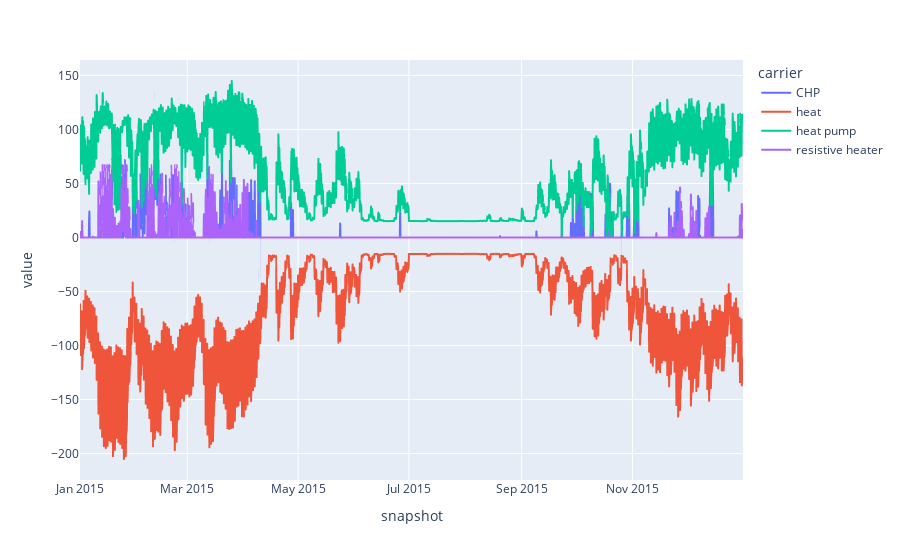

Notebook cell for this chart:
### Markdown cell above
The heat energy balance as a time series:

### Code cell
n.statistics.energy_balance(aggregate_time=False, bus_carrier='heat').div(1e3).groupby("carrier").sum().T.plot()

### Figure 1 — Plotly figure (JSON) as saved in the notebook; plotly's stock layout.template omitted (floating-point values rounded to 4 significant figures; data arrays with more than 128 entries replaced by an {"elided": "..."} marker saying what was removed)
{"data": [{"hovertemplate": "carrier=CHP<br>snapshot=%{x}<br>value=%{y}<extra></extra>", "legendgroup": "CHP", "line": {"color": "#636efa", "dash": "solid"}, "marker": {"symbol": "circle"}, "mode": "lines", "name": "CHP", "showlegend": true, "type": "scattergl", "x": {"elided": "2190 str values"}, "xaxis": "x", "y": {"elided": "2190 float values"}, "yaxis": "y"}, {"hovertemplate": "carrier=heat<br>snapshot=%{x}<br>value=%{y}<extra></extra>", "legendgroup": "heat", "line": {"color": "#EF553B", "dash": "solid"}, "marker": {"symbol": "circle"}, "mode": "lines", "name": "heat", "showlegend": true, "type": "scattergl", "x": {"elided": "2190 str values"}, "xaxis": "x", "y": {"elided": "2190 float values"}, "yaxis": "y"}, {"hovertemplate": "carrier=heat pump<br>snapshot=%{x}<br>value=%{y}<extra></extra>", "legendgroup": "heat pump", "line": {"color": "#00cc96", "dash": "solid"}, "marker": {"symbol": "circle"}, "mode": "lines", "name": "heat pump", "showlegend": true, "type": "scattergl", "x": {"elided": "2190 str values"}, "xaxis": "x", "y": {"elided": "2190 float values"}, "yaxis": "y"}, {"hovertemplate": "carrier=resistive heater<br>snapshot=%{x}<br>value=%{y}<extra></extra>", "legendgroup": "resistive heater", "line": {"color": "#ab63fa", "dash": "solid"}, "marker": {"symbol": "circle"}, "mode": "lines", "name": "resistive heater", "showlegend": true, "type": "scattergl", "x": {"elided": "2190 str values"}, "xaxis": "x", "y": {"elided": "2190 float values"}, "yaxis": "y"}], "layout": {"legend": {"title": {"text": "carrier"}, "tracegroupgap": 0}, "margin": {"t": 60}, "xaxis": {"anchor": "y", "domain": [0, 1], "title": {"text": "snapshot"}}, "yaxis": {"anchor": "x", "domain": [0, 1], "title": {"text": "value"}}}}
